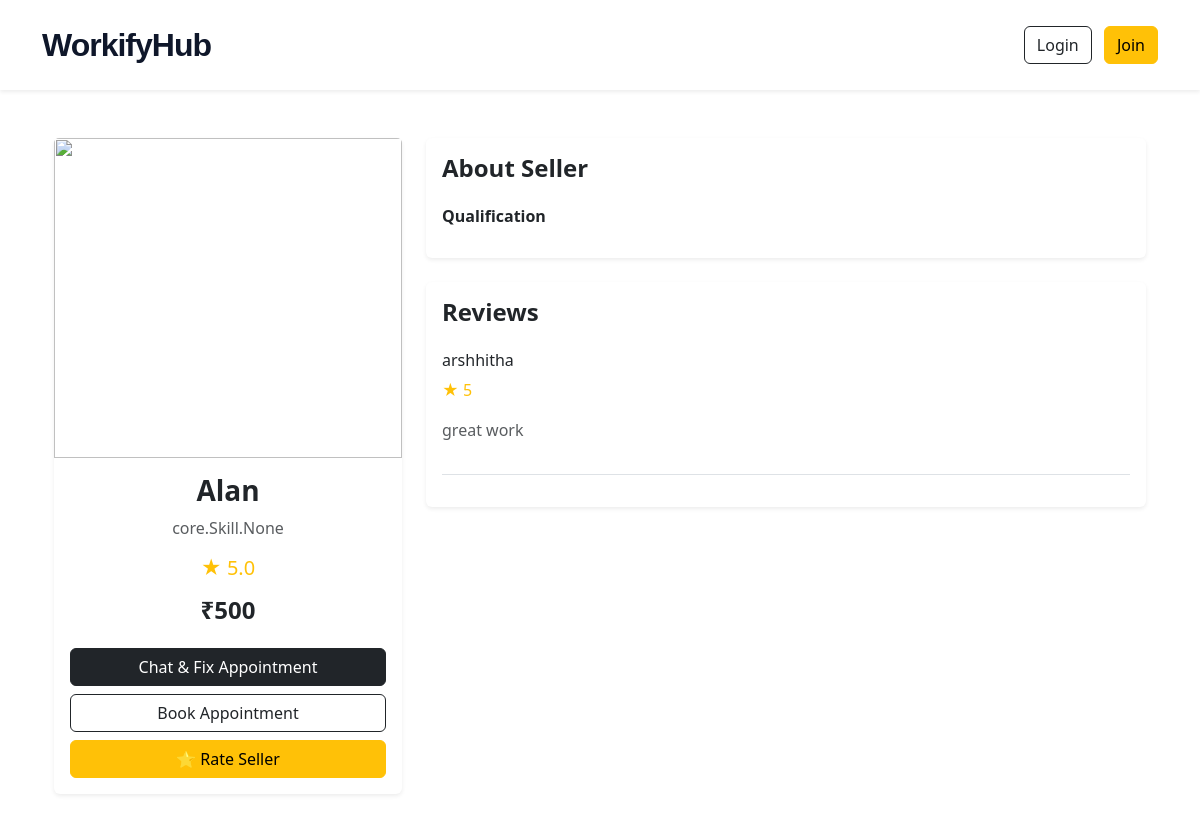
The app's page /worker/2/ with its own data.
### core/models.py (models this page shows, shortened)
class UserProfile(models.Model):
    user = models.OneToOneField(
        User,
        on_delete=models.CASCADE
    )
    role = models.CharField(
        max_length=20
    )
    skills = models.ManyToManyField(
    Skill,
    blank=True
)
    qualification = models.CharField(
        max_length=200,
        blank=True
    )
    education = models.CharField(
        max_length=300,
        blank=True
    )
    certification = models.CharField(
        max_length=300,
        blank=True
    )
    bio = models.TextField(
        blank=True
    )
    about = models.TextField(
        blank=True
    )
    experience = models.IntegerField(
        default=0
    )
    pricing = models.IntegerField(
        default=500
    )
    price = models.IntegerField(
        default=0
    )
    rating = models.FloatField(
        default=4.5
    )
    profile_image = models.ImageField(
        upload_to='profiles/',
        blank=True,
        null=True
    )
    resume = models.FileField(
        upload_to='resumes/',
        blank=True,
        null=True
    )
    portfolio = models.FileField(
        upload_to='portfolio/',
        blank=True,
        null=True
    )
    work_image = models.ImageField(
        upload_to='work_images/',
        blank=True,
        null=True
    )
    work_video = models.FileField(
        upload_to='work_videos/',
        blank=True,
        null=True
    )

class Rating(models.Model):
    buyer = models.ForeignKey(
        User,
        on_delete=models.CASCADE
    )
    seller = models.ForeignKey(
        UserProfile,
        on_delete=models.CASCADE,
        related_name='worker_ratings'
    )
    stars = models.IntegerField()
    review = models.TextField(
        blank=True
    )
    created_at = models.DateTimeField(
        auto_now_add=True
    )

### core/views.py (the view)
def worker_profile(request, worker_id):
    worker = get_object_or_404(
        UserProfile,
        id=worker_id
    )
    ratings = Rating.objects.filter(
        seller=worker
    ).order_by('-created_at')
    context = {
        'worker': worker,
        'ratings': ratings
    }
    return render(
        request,
        'worker_profile.html',
        context
    )

### templates/worker_profile.html (shortened to what this page needs)
{% extends 'base.html' %}
{% block content %}
<div class="container mt-5">
    <div class="row">
        <div class="col-md-4">
            <div class="card border-0 shadow-sm mb-4">
                {% if worker.profile_image %}
                    <img src="{{ worker.profile_image.url }}"
                         class="card-img-top"
                         style="height:320px; object-fit:cover;">
                {% else %}
                    <img src="https://images.unsplash.com/photo-1500648767791-00dcc994a43e"
                         class="card-img-top"
                         style="height:320px; object-fit:cover;">
                {% endif %}
                <div class="card-body text-center">
                    <h3 class="fw-bold">
                        {{ worker.user.username }}
                    </h3>
                    <p class="text-muted">
                        {{ worker.skills }}
                    </p>
                    <h5 class="text-warning">
                        ★ {{ worker.rating }}
                    </h5>
                    <h4 class="fw-bold mt-3">
                        ₹{{ worker.pricing }}
                    </h4>
                    <a href="/chat/{{ worker.user.id }}/"
                        class="btn btn-dark w-100 mt-3">
                        Chat & Fix Appointment
                    </a>
                    <a href="/book/{{ worker.id }}/"
                       class="btn btn-outline-dark w-100 mt-2">
                        Book Appointment
                    </a>
                    <a href="/rate/{{ worker.id }}/"
                        class="btn btn-warning w-100 mt-2">
                         ⭐ Rate Seller
                    </a>
                </div>
            </div>
        </div>
        <div class="col-md-8">
            <div class="card border-0 shadow-sm mb-4">
                <div class="card-body">
                    <h4 class="fw-bold mb-3">
                        About Seller
                    </h4>
                    <h6 class="fw-bold mt-4">
                        Qualification
                    </h6>
                </div>
            </div>
            <div class="card border-0 shadow-sm">
                <div class="card-body">
                    <h4 class="fw-bold mb-4">
                        Reviews
                    </h4>
                    {% for rating in ratings %}
                    <div class="border-bottom pb-3 mb-3">
                        <h6>
                            {{ rating.buyer.username }}
                        </h6>
                        <p class="text-warning">
                            ★ {{ rating.stars }}
                        </p>
                        <p class="text-muted">
                            {{ rating.review }}
                        </p>
                    </div>
                    {% empty %}
                    <p class="text-muted">
                        No reviews yet.
                    </p>
                    {% endfor %}
                </div>
            </div>
        </div>
    </div>
</div>
{% endblock %}

### records on screen
UserProfile: user.username "Alan", skills "core.Skill.None", rating "5.0", pricing "500"
Rating: buyer.username "arshhitha", stars "5", review "great work"
